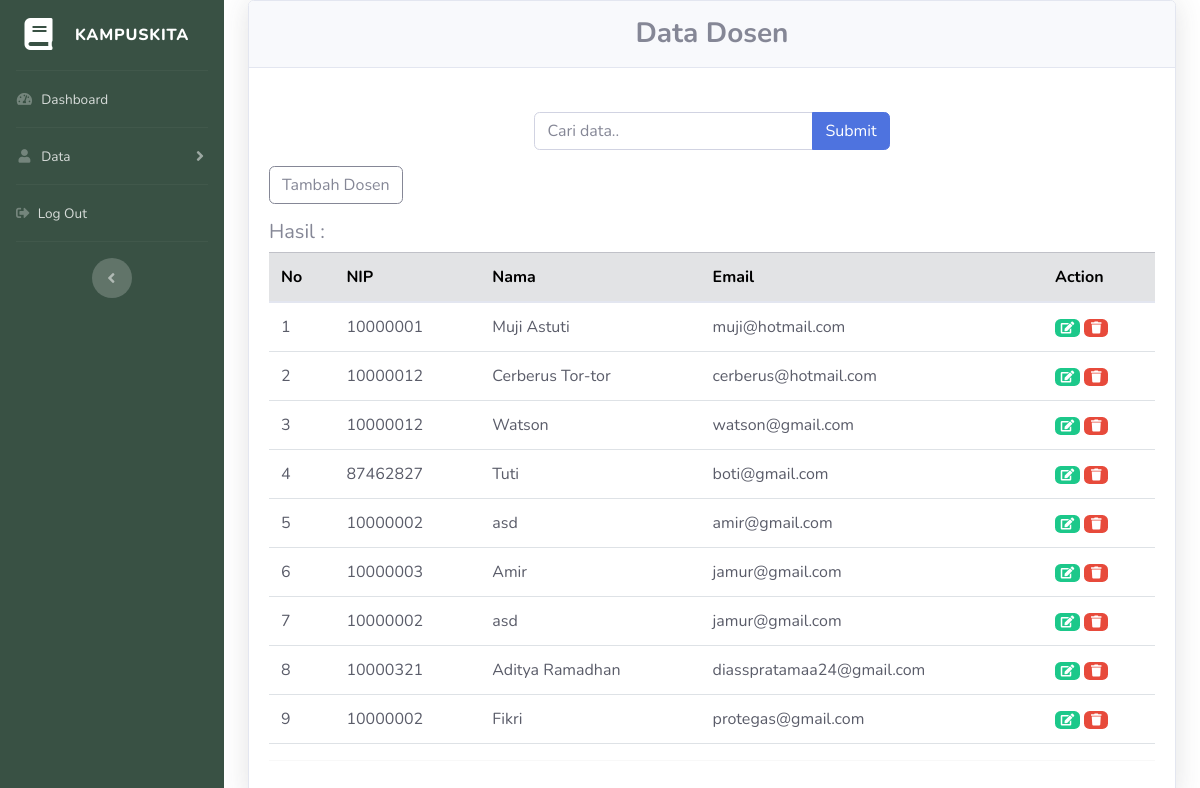
The page /index.php/dosen/tambahdsn on the database as committed earlier.
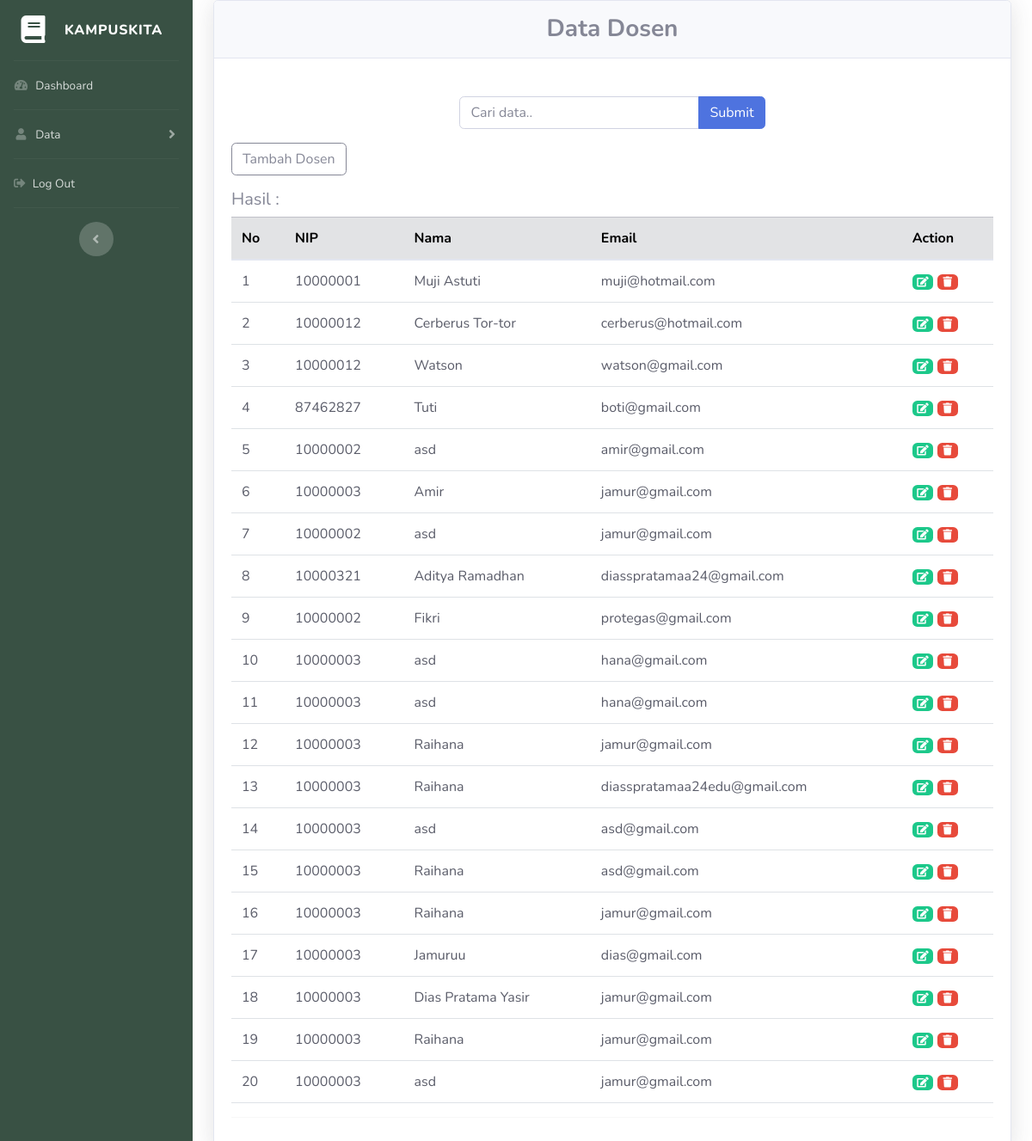
The same page on the database as committed later.
### tables this page shows
CREATE TABLE `dosen` (
  `id` int(11) NOT NULL,
  `nama` varchar(100) NOT NULL,
  `nip` int(8) NOT NULL,
  `email` varchar(50) NOT NULL
);

### application/controllers/Dosen.php (called while the page is built, shortened)
<?php
class Dosen extends CI_Controller
{
	public function __construct()
	{
		$this->load->model('ModelAdmin');
	}
	public function tambahdsn()
	{
		$queryAllDosen = $this->ModelAdmin->getDataDosen();
		$data = array('dosen' => $queryAllDosen);
		$title['title'] = 'Data Dosen';
		$dataPageActive['dataPageActive'] = "active";
		$this->form_validation->set_rules('nip', 'NIP', 'required');
		$this->form_validation->set_rules('nama', 'Nama Lengkap', 'required');
		$this->form_validation->set_rules('email', 'Email', 'required');
		if ($this->form_validation->run() == false) {
			$this->load->view('templates/header', $title);
			$this->load->view('templates/sidebar', $dataPageActive);
			$this->load->view('view-dosen', $data);
			$this->load->view('templates/footer');
		}
	}
}

### index.php (called while the page is built, shortened)
<?php
require_once BASEPATH.'core/CodeIgniter.php';

### application/models/ModelAdmin.php (called while the page is built, shortened)
<?php
class ModelAdmin extends CI_Model
{
	public function getDataDosen()
	{
		$query = $this->db->get('dosen');
		return $query->result();
	}
}

### application/views/view-dosen.php (the view, shortened to what this page needs)
<br>
<div class="container-fluid">
		<div class="card shadow mb-4">
			<div class="card-header py-3">
				<h3 class="m-0 font-weight-bold text-secondary" align="center">Data Dosen</h3>
			</div>
			<div class="card-body">
				<div class="row justify-content-center mt-4">
					<div class="col-md-5">
						<form action="<?= base_url('dosen'); ?>" method="post">
							<div class="input-group mb-3">
								<input type="text" class="form-control" placeholder="Cari data.. " name="keyword" autocomplete="off" autofocus>
								<div class="input-group-append">
									<input class="btn btn-primary" type="submit" name="submit">
								</div>
							</div>
						</form>
					</div>
				</div>
				<a class="btn btn-outline-secondary mb-3" align="center" data-toggle="modal" data-target="#newDosen">Tambah Dosen</a>
				<h5>Hasil : <?= $total_rows; ?></h5>
				<table class="table table-hover text-dark">
					<thead class="table-secondary">
						<tr>
							<th scope="col">No</th>
							<th scope="col">NIP</th>
							<th scope="col">Nama</th>
							<th scope="col">Email</th>
							<th scope="col">Action</th>
						</tr>
					</thead>
					<tbody>
						<?php
						foreach ($dosen as $row) :
						?>
							<tr>
								<td><?= ++$start; ?></td>
								<td><?= $row->nip; ?></td>
								<td><?= $row->nama; ?></td>
								<td><?= $row->email; ?></td>
								<td>
									<a class="badge badge-success" data-toggle="modal" data-target="#editDsn<?= $row->id; ?>" href=""><i class="fas fa-fw fa-edit"></i></a>
									<a class="badge badge-danger" data-toggle="modal" data-target="#deleteDsn<?= $row->id; ?>"><i class="fas fa-fw fa-trash"></i></a>
								</td>
							</tr>
						<?php endforeach; ?>
				</table>
				<hr class="container-divider">
			</div>
		</div>
</div>
</div>

### application/views/templates/header.php (shortened to what this page needs)
<!DOCTYPE html>
<html lang="en">
<head>
	<link href="<?= base_url('assets/')?>/vendor/fontawesome-free/css/all.min.css" rel="stylesheet" type="text/css">
	<link href="https://cdn.jsdelivr.net/npm/bootstrap@5.2.3/dist/css/bootstrap.min.css" rel="stylesheet">
  <link href="https://getbootstrap.com/docs/5.2/assets/css/docs.css" rel="stylesheet">
	<link href="<?= base_url('assets/')?>/css/sb-admin-2.min.css" rel="stylesheet">
</head>
<body>

### application/views/templates/sidebar.php (shortened to what this page needs)
<body>
	<div id="wrapper">
		<ul class="navbar-nav sidebar sidebar-dark accordion" style="background-color: #395144;" id="accordionSidebar">
			<a class="sidebar-brand d-flex align-items-center justify-content-center" href="<?= base_url('home');?>">
				<div class="sidebar-brand-icon">
					<i class="fas fa-fw fa-book"></i>
				</div>
				<div class="sidebar-brand-text mx-3">KampusKita</div>
			</a>
			<hr class="sidebar-divider my-0">
			<li class="nav-item">
				<a class="nav-link" href="<?= base_url('home'); ?>">
					<i class="fas fa-fw fa-tachometer-alt"></i>
					<span>Dashboard</span></a>
			</li>
			<hr class="sidebar-divider my-0">
			<li class="nav-item">
				<a class="nav-link collapsed" href="#" data-toggle="collapse" data-target="#collapseTwo" aria-expanded="true" aria-controls="collapseTwo">
					<i class="fas fa-fw fa-user"></i>
					<span>Data</span>
				</a>
			</li>
			<hr class="sidebar-divider my-0">
			<li class="nav-item">
				<a class="nav-link" href="<?= base_url('auth/logoutAdmin')?>">
					<i class="fas fa-sign-out-alt"></i>
					<span>Log Out</span>
				</a>
			</li>
			<hr class="sidebar-divider">
			<div class="text-center d-none d-md-inline">
				<button class="rounded-circle border-0" id="sidebarToggle"></button>
			</div>
		</ul>

### application/views/templates/footer.php (shortened to what this page needs)
</body>
</html>

Rows that differ between the two databases and show on the page:
added dosen: nip "10000003", nama "asd", email "hana@gmail.com"
added dosen: nip "10000003", nama "asd", email "hana@gmail.com"
added dosen: nip "10000003", nama "Raihana", email "jamur@gmail.com"
added dosen: nip "10000003", nama "Raihana", email "diasspratamaa24edu@gmail.com"
added dosen: nip "10000003", nama "asd", email "asd@gmail.com"
added dosen: nip "10000003", nama "Raihana", email "asd@gmail.com"
added dosen: nip "10000003", nama "Raihana", email "jamur@gmail.com"
added dosen: nip "10000003", nama "Jamuruu", email "dias@gmail.com"
added dosen: nip "10000003", nama "Dias Pratama Yasir", email "jamur@gmail.com"
added dosen: nip "10000003", nama "Raihana", email "jamur@gmail.com"
added dosen: nip "10000003", nama "asd", email "jamur@gmail.com"
